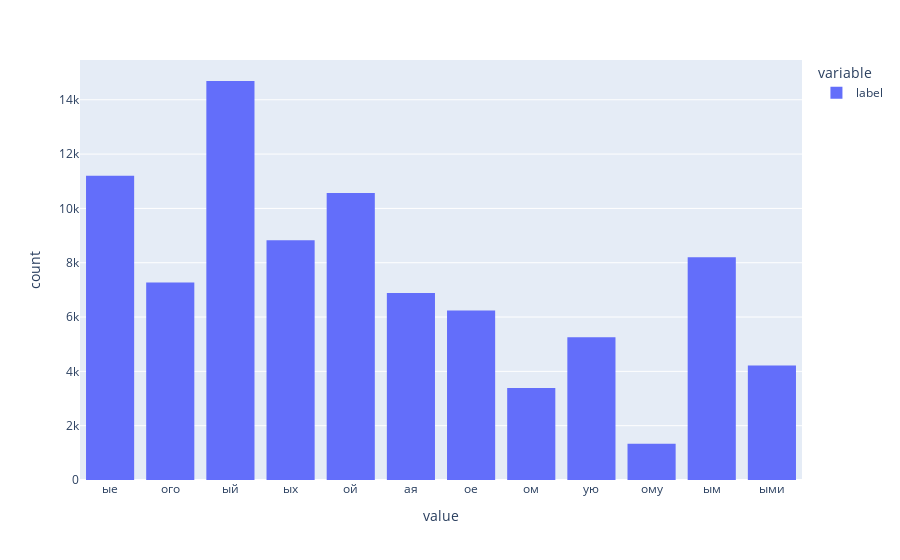

Write notebook code for a chart like this one.
### Markdown cell above
hist

### Code cell
import plotly.express as px
fig = px.histogram(db.index.label.replace(ending_by_num), histnorm=None)
fig.show()

### Figure 1 — Plotly figure (JSON) as saved in the notebook; plotly's stock layout.template omitted (floating-point values rounded to 4 significant figures; data arrays with more than 128 entries replaced by an {"elided": "..."} marker saying what was removed)
{"data": [{"alignmentgroup": "True", "bingroup": "x", "hovertemplate": "variable=label<br>value=%{x}<br>count=%{y}<extra></extra>", "legendgroup": "label", "marker": {"color": "#636efa", "pattern": {"shape": ""}}, "name": "label", "offsetgroup": "label", "orientation": "v", "showlegend": true, "type": "histogram", "x": {"elided": "88060 str values"}, "xaxis": "x", "yaxis": "y"}], "layout": {"barmode": "relative", "legend": {"title": {"text": "variable"}, "tracegroupgap": 0}, "margin": {"t": 60}, "xaxis": {"anchor": "y", "domain": [0, 1], "title": {"text": "value"}}, "yaxis": {"anchor": "x", "domain": [0, 1], "title": {"text": "count"}}}}
